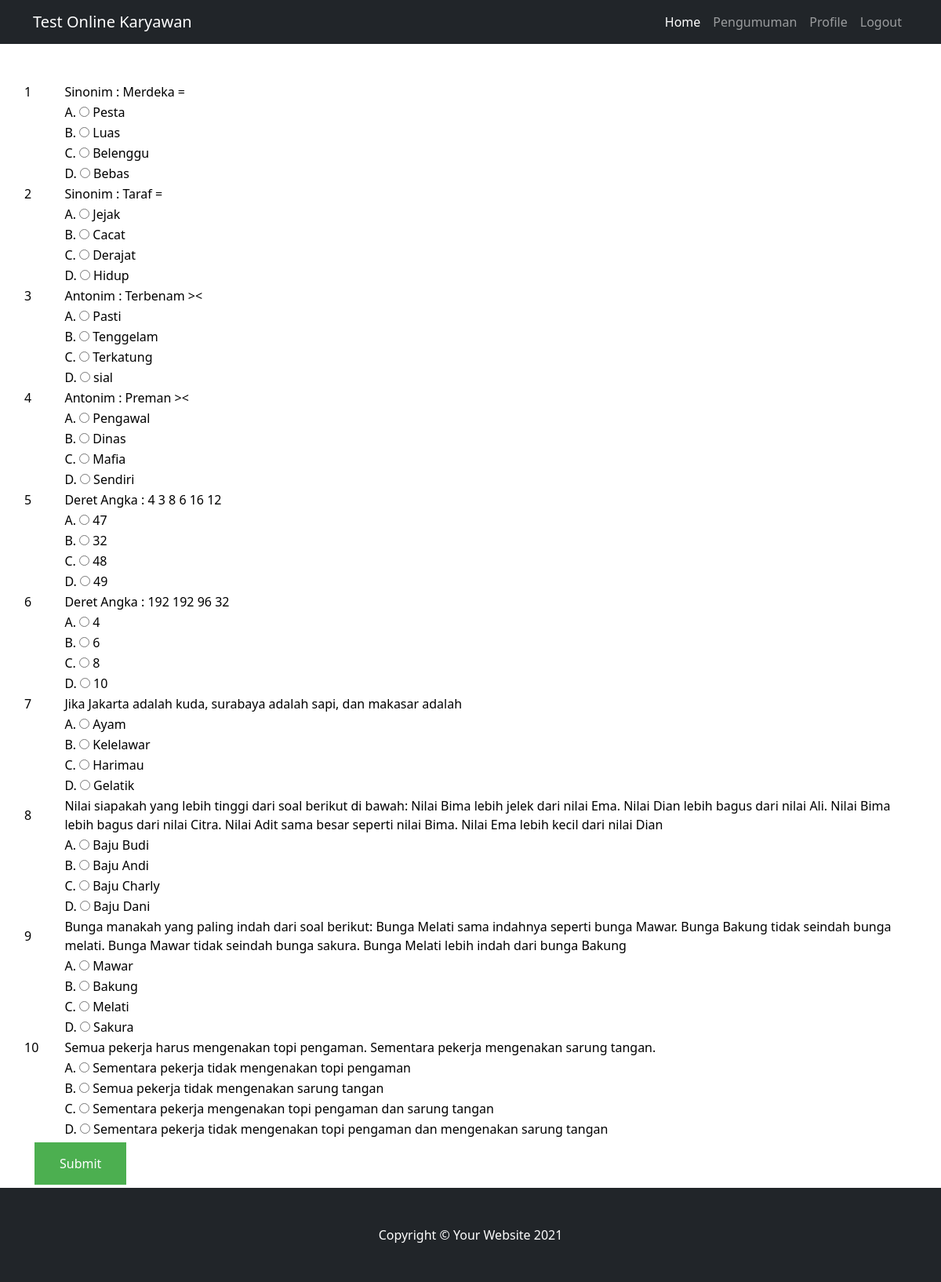
/tertulis.php?id=1&kategori=Engineering (signed in), run on an earlier commit of the app's database.
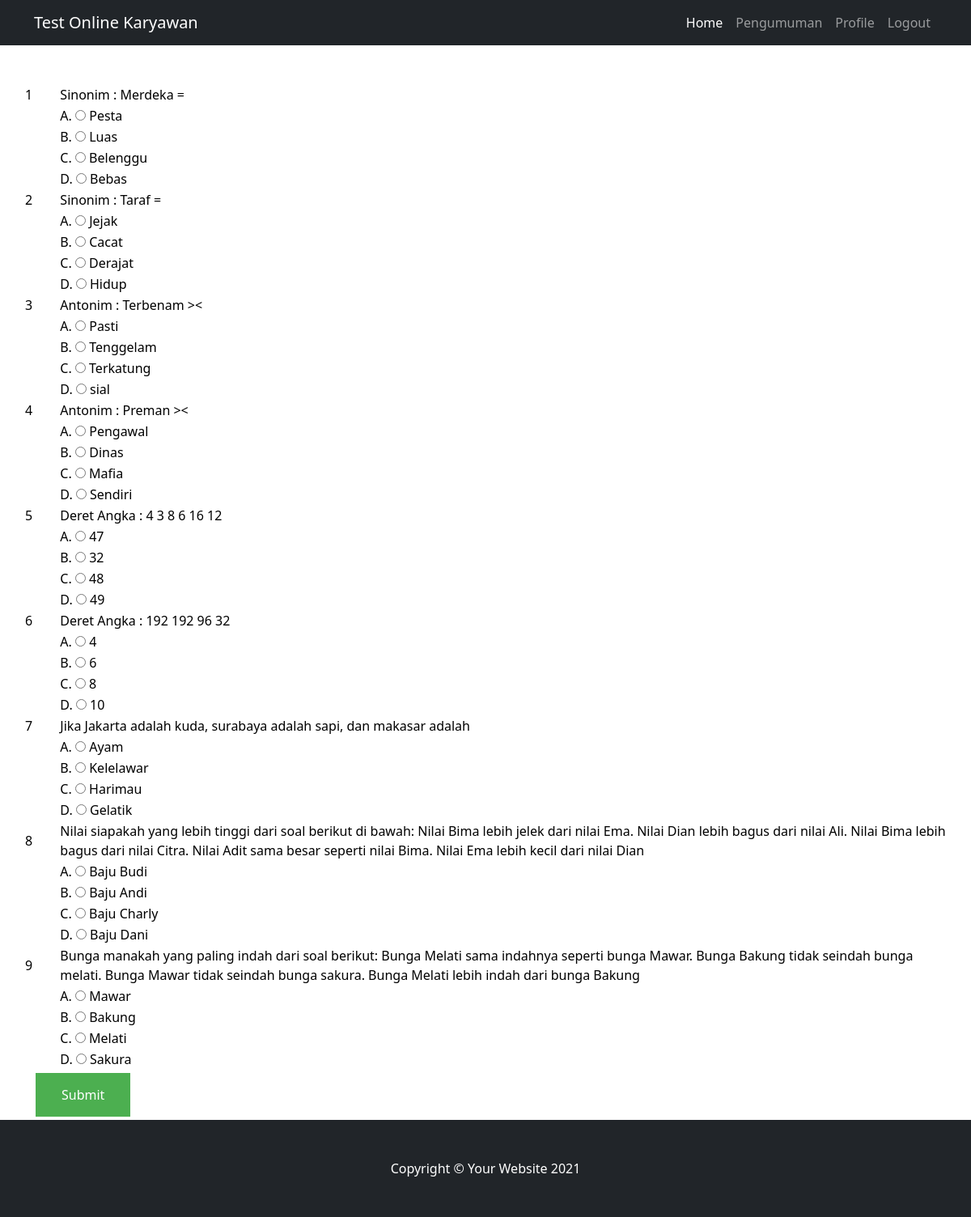
And on a later commit of the database.
### tables this page shows
CREATE TABLE `tbl_soal` (
  `id_soal` int(11) NOT NULL,
  `soal` text NOT NULL,
  `a` varchar(150) NOT NULL,
  `b` varchar(150) NOT NULL,
  `c` varchar(150) NOT NULL,
  `d` varchar(150) NOT NULL,
  `knc_jawaban` varchar(50) NOT NULL
);

### tertulis.php (the view, shortened to what this page needs)
<?php
include('koneksi.php');
$id = $_GET['id'];
?>
<!DOCTYPE html>
<html lang="en">
    <head>
        <link href="css/styles.css" rel="stylesheet" />
    </head>
    <body>
        <nav class="navbar navbar-expand-lg navbar-dark bg-dark">
            <div class="container">
                <a class="navbar-brand" href="#!">Test Online Karyawan</a>
                <div class="collapse navbar-collapse" id="navbarSupportedContent">
                    <ul class="navbar-nav ms-auto mb-2 mb-lg-0">
                        <li class="nav-item"><a class="nav-link active" aria-current="page" href="index.php">Home</a></li>
                        <li class="nav-item"><a class="nav-link" href="pengumuman.php">Pengumuman</a></li>
                        <li class="nav-item"><a class="nav-link" href="profile.php">Profile</a></li>
                        <li class="nav-item"><a class="nav-link" href="logout.php">Logout</a></li>
                    </ul>
                </div>
            </div>
        </nav>
        <div class="container mt-5">
            <div class="row">
                            <table>
                                <?php
                            $hasil=mysqli_query($koneksi, "select * from tbl_soal");
        $urut=0;
        while($row =mysqli_fetch_array($hasil))
        {
            $id=$row["id_soal"];
            $pertanyaan=$row["soal"];
            $pilihan_a=$row["a"];
            $pilihan_b=$row["b"];
            $pilihan_c=$row["c"];
            $pilihan_d=$row["d"];
            ?>
            <form method="post" action="jawab.php">
            <tr>
                  <td width="17"><font color="#000000"><?php echo $urut=$urut+1; ?></font></td>
                  <td width="430"><font color="#000000"><?php echo "$pertanyaan"; ?></font></td>
            </tr>
            <tr>
                  <td height="21"><font color="#000000">&nbsp;</font></td>
                <td><font color="#000000">
               A.  <input name="pilihan[<?php echo $id; ?>]" type="radio" value="A">
                <?php echo "$pilihan_a";?></font> </td>
            </tr>
            <tr>
                  <td><font color="#000000">&nbsp;</font></td>
                <td><font color="#000000">
               B. <input name="pilihan[<?php echo $id; ?>]" type="radio" value="B">
                <?php echo "$pilihan_b";?></font> </td>
            </tr>
            <tr>
                  <td><font color="#000000">&nbsp;</font></td>
                <td><font color="#000000">
              C.  <input name="pilihan[<?php echo $id; ?>]" type="radio" value="C">
                <?php echo "$pilihan_c";?></font> </td>
            </tr>
            <tr>
                <td><font color="#000000">&nbsp;</font></td>
                <td><font color="#000000">
              D.   <input name="pilihan[<?php echo $id; ?>]" type="radio" value="D">
                <?php echo "$pilihan_d";?></font> </td>
            </tr>
        <?php
        }
        ?>
            </table>
                </div>
                <button name= "submit"class="button button2" onclick="window.location.href='tertulis.php?id=<?php echo $id;?>'">Submit</button>
            </div>
        <footer class="py-5 bg-dark">
            <div class="container"><p class="m-0 text-center text-white">Copyright &copy; Your Website 2021</p></div>
        </footer>
    </body>
</html>

What changed in the data, as far as the page shows it:
removed tbl_soal: urut "10", soal "Semua pekerja harus mengenakan topi pengaman. Sementara pekerja mengenakan sarung tangan.", a "Sementara pekerja tidak mengenakan topi pengaman", b "Semua pekerja tidak mengenakan sarung tangan", c "Sementara pekerja mengenakan topi pengaman dan sarung tangan", d "Sementara pekerja tidak mengenakan topi pengaman dan mengenakan sarung tangan"
